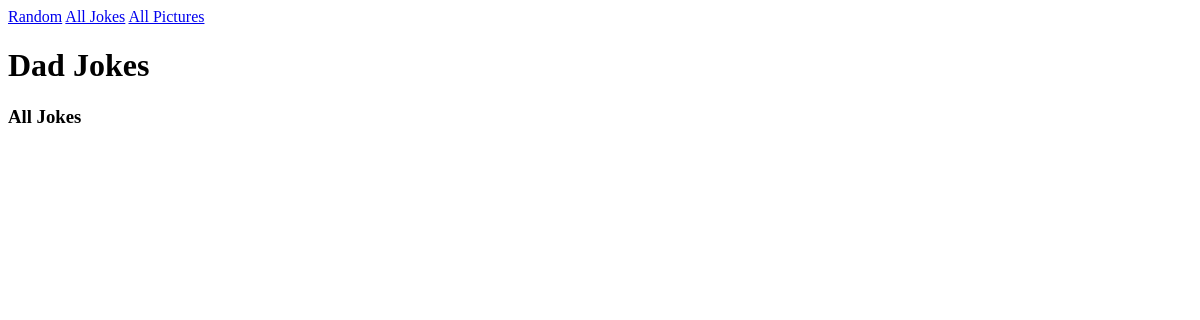
Before: /dadjokes/jokes with the older database file.
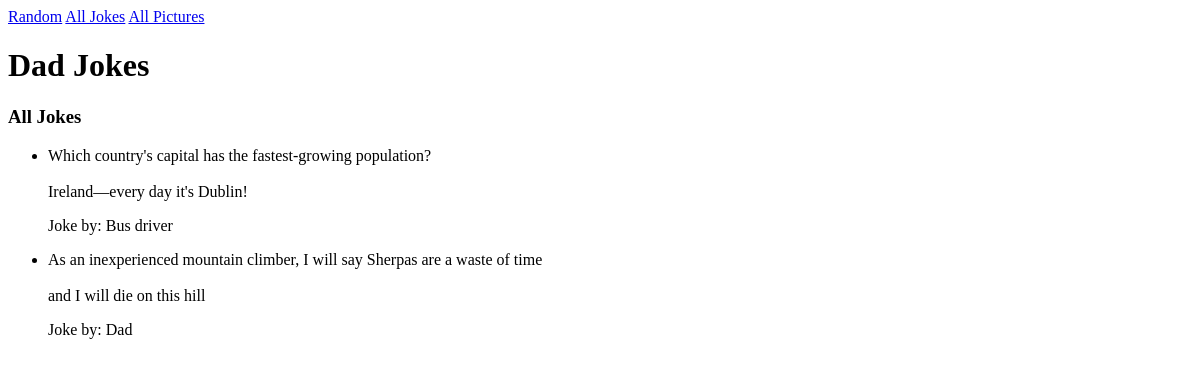
After: the same page with the newer database file.
### dadjokes/models.py (models this page shows, shortened)
class Joke(models.Model):
    text = models.TextField()
    name = models.TextField()
    timestamp = models.DateTimeField(auto_now=True)

### dadjokes/views.py (the view)
# urls.py: path('jokes', JokeListView.as_view(), name='all_jokes'),
class JokeListView(ListView):
    template_name = 'dadjokes/all_jokes.html'
    model = Joke
    context_object_name = 'jokes'

### dadjokes/templates/dadjokes/all_jokes.html
{% extends 'dadjokes/base.html' %}
{% block content %}
    <h3>All Jokes</h3>
    <ul>
        {% for joke in jokes %}
        <li>
            <p>{{joke.text | linebreaksbr}}</p>
            <p>Joke by: {{joke.name}}</p>
        </li>
        {% endfor %}
    </ul>
{% endblock %}

### dadjokes/templates/dadjokes/base.html (shortened to what this page needs)
<html>
    <head>
    </head>
    <body>
        <nav>
            <a href="{% url 'random' %}">Random</a>
            <a href="{% url 'all_jokes' %}">All Jokes</a>
            <a href="{% url 'all_pictures' %}">All Pictures</a>
        </nav>
        <h1>Dad Jokes</h1>
        {% block content %}
        {% endblock %}
    </body>
</html>

Changed rows visible on the page:
added Joke: text "Which country's capital has the fastest-growing population? Ireland—every day it's Dublin!", name "Bus driver"
added Joke: text "As an inexperienced mountain climber, I will say Sherpas are a waste of time and I will die on this hill", name "Dad"
